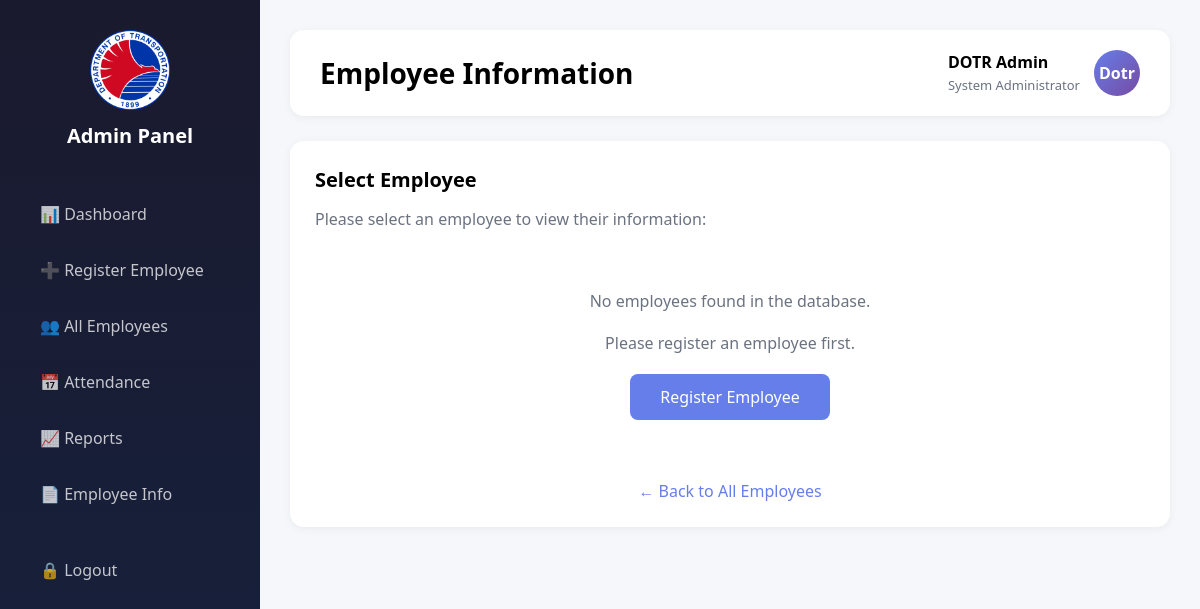
/admin/employee-info (signed in), run on an earlier commit of the app's database.
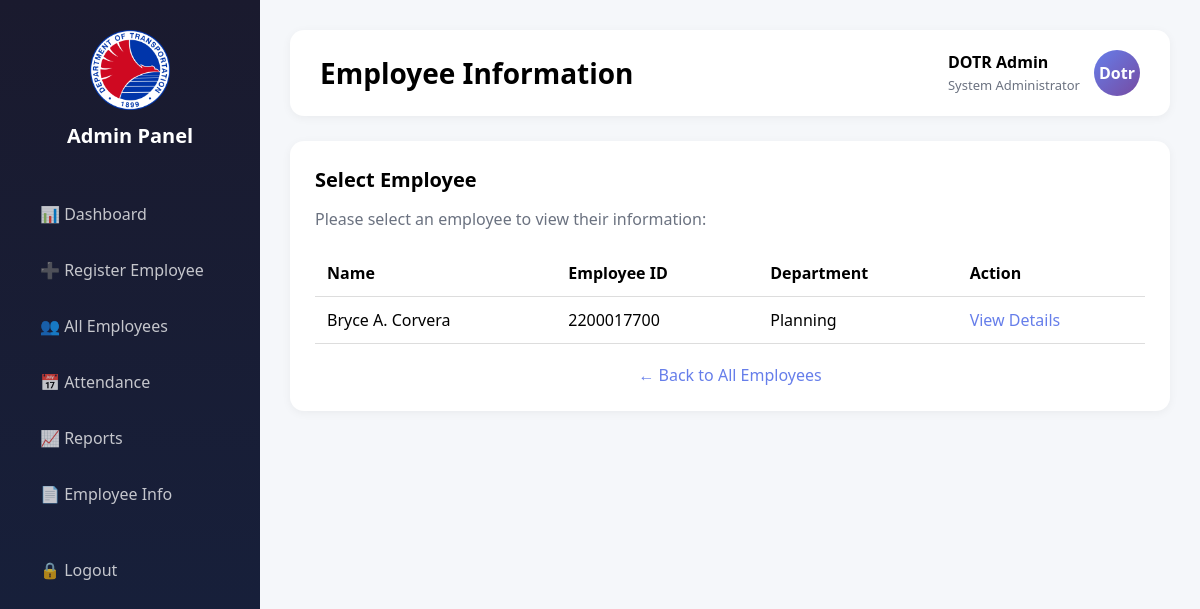
And on a later commit of the database.
### tables this page shows
CREATE TABLE employees (
    id INTEGER PRIMARY KEY AUTOINCREMENT,
    full_name TEXT,
    employee_code TEXT,
    department TEXT,
    position TEXT,
    status TEXT DEFAULT 'Active'
, address TEXT, place_of_birth TEXT, blood_type TEXT, date_of_birth TEXT, gender TEXT, civil_status TEXT, age INTEGER, contact_number TEXT, email TEXT, course TEXT, entity_office TEXT, bp_number TEXT, philhealth_number TEXT, pagibig_number TEXT, tin TEXT, id_number TEXT, salary_grade TEXT, basic_salary REAL, place_of_assignment TEXT, original_place_of_assignment TEXT, item_number TEXT, date_appointed TEXT, date_of_last_promotion TEXT, date_of_separation TEXT, employment_status TEXT, eligibility TEXT, created_at TIMESTAMP DEFAULT CURRENT_TIMESTAMP, photo_path TEXT);

### app.py (the view)
@app.route("/admin/employee-info")
@admin_required
def admin_employee_info():
    db = get_db()
    cur = db.cursor()
    employee_id = request.args.get("id")
    if employee_id:
        cur.execute("SELECT * FROM employees WHERE id=?", (employee_id,))
        employee = cur.fetchone()
        if employee:
            return render_template("admin/employee_info.html", employee=employee, employees=None)
    cur.execute("SELECT id, full_name, employee_code, department FROM employees ORDER BY full_name")
    employees = cur.fetchall()
    return render_template("admin/employee_info.html", employees=employees, employee=None)

### app.py (called while the page is built)
def get_db():
    if "db" not in g:
        g.db = sqlite3.connect(DATABASE)
        g.db.row_factory = sqlite3.Row
    return g.db

def admin_required(f):
    @wraps(f)
    def wrapper(*args, **kwargs):
        if not session.get("admin_logged_in"):
            return redirect(url_for("admin_login"))
        return f(*args, **kwargs)
    return wrapper

@app.after_request
def hide_server_header(response):
    response.headers['Server'] = 'SecureServer'
    return response

### templates/admin/employee_info.html (shortened to what the changed rows need)
{% extends "admin/base.html" %}
{% block content %}
<div class="section active">
  {% if employee %}
  <div class="employee-header-card">
    <div class="employee-header-pattern"></div>
    <div class="employee-header-content">
      <div class="employee-header-photo">
        {% if employee.photo_path %}
        <img src="{{ url_for('static', filename=employee.photo_path) }}"
             alt="{{ employee.full_name }}"
             class="employee-header-img">
        <div class="photo-overlay"></div>
        {% else %}
        <div class="employee-header-placeholder">
          <span class="placeholder-initials">{{ (employee.full_name or 'N/A')[0:2].upper() if employee.full_name else 'N/A' }}</span>
        </div>
        {% endif %}
        <div class="photo-status-indicator {% if employee.status == 'Active' %}active-indicator{% else %}inactive-indicator{% endif %}"></div>
      </div>
      <div class="employee-header-info">
        <div class="employee-name-wrapper">
          <h2 class="employee-name">{{ employee.full_name or 'N/A' }}</h2>
          <div class="employee-verified-badge">✓ Verified</div>
        </div>
        <div class="employee-header-meta">
          <span class="employee-id-badge">
            <svg width="16" height="16" viewBox="0 0 24 24" fill="none" stroke="currentColor" stroke-width="2">
              <path d="M12 2C6.48 2 2 6.48 2 12s4.48 10 10 10 10-4.48 10-10S17.52 2 12 2zm0 3c1.66 0 3 1.34 3 3s-1.34 3-3 3-3-1.34-3-3 1.34-3 3-3zm0 14.2c-2.5 0-4.71-1.28-6-3.22.03-1.99 4-3.08 6-3.08 1.99 0 5.97 1.09 6 3.08-1.29 1.94-3.5 3.22-6 3.22z"/>
            </svg>
            ID: {{ employee.employee_code or 'N/A' }}
          </span>
          <span class="badge-enhanced {% if employee.status == 'Active' %}active-badge{% else %}inactive-badge{% endif %}">
            <span class="badge-dot"></span>
            {{ employee.status or 'Active' }}
          </span>
        </div>
        <div class="employee-header-details">
          <div class="header-detail-item">
            <svg width="18" height="18" viewBox="0 0 24 24" fill="none" stroke="currentColor" stroke-width="2">
              <path d="M20 21v-2a4 4 0 0 0-4-4H8a4 4 0 0 0-4 4v2"></path>
              <circle cx="12" cy="7" r="4"></circle>
            </svg>
            <div>
              <span class="detail-label">Position</span>
              <span class="detail-value">{{ employee.position or 'N/A' }}</span>
            </div>
          </div>
          <div class="header-detail-item">
            <svg width="18" height="18" viewBox="0 0 24 24" fill="none" stroke="currentColor" stroke-width="2">
              <rect x="3" y="4" width="18" height="18" rx="2" ry="2"></rect>
              <line x1="16" y1="2" x2="16" y2="6"></line>
              <line x1="8" y1="2" x2="8" y2="6"></line>
              <line x1="3" y1="10" x2="21" y2="10"></line>
            </svg>
            <div>
              <span class="detail-label">Department</span>
              <span class="detail-value">{{ employee.department or 'N/A' }}</span>
            </div>
          </div>
        </div>
      </div>
    </div>
  </div>
  <div class="employee-info-grid">
    <div class="info-card enhanced-card">
      <div class="info-card-header personal-header">
        <div class="card-icon-wrapper personal-icon">
          <svg width="24" height="24" viewBox="0 0 24 24" fill="none" stroke="currentColor" stroke-width="2">
            <path d="M20 21v-2a4 4 0 0 0-4-4H8a4 4 0 0 0-4 4v2"></path>
            <circle cx="12" cy="7" r="4"></circle>
          </svg>
        </div>
        <h5>Personal Information</h5>
      </div>
      <div class="info-card-body">
        <div class="info-item">
          <span class="info-label">Full Name</span>
          <span class="info-value">{{ employee.full_name or 'N/A' }}</span>
        </div>
        <div class="info-item">
          <span class="info-label">Employee ID</span>
          <span class="info-value">{{ employee.employee_code or 'N/A' }}</span>
        </div>
        <div class="info-item">
          <span class="info-label">Gender</span>
          <span class="info-value">{{ employee.gender or 'N/A' }}</span>
        </div>
        <div class="info-item">
          <span class="info-label">Civil Status</span>
          <span class="info-value">{{ employee.civil_status or 'N/A' }}</span>
        </div>
        <div class="info-item">
          <span class="info-label">Date of Birth</span>
          <span class="info-value">{{ employee.date_of_birth or 'N/A' }}</span>
        </div>
        <div class="info-item">
          <span class="info-label">Age</span>
          <span class="info-value">{{ employee.age or 'N/A' }}</span>
        </div>
        <div class="info-item">
          <span class="info-label">Blood Type</span>
          <span class="info-value">{{ employee.blood_type or 'N/A' }}</span>
        </div>
        <div class="info-item">
          <span class="info-label">Address</span>
          <span class="info-value">{{ employee.address or 'N/A' }}</span>
        </div>
        <div class="info-item">
          <span class="info-label">Place of Birth</span>
          <span class="info-value">{{ employee.place_of_birth or 'N/A' }}</span>
        </div>
      </div>
    </div>
    <div class="info-card enhanced-card">
      <div class="info-card-header employment-header">
        <div class="card-icon-wrapper employment-icon">
          <svg width="24" height="24" viewBox="0 0 24 24" fill="none" stroke="currentColor" stroke-width="2">
            <rect x="2" y="7" width="20" height="14" rx="2" ry="2"></rect>
            <path d="M16 21V5a2 2 0 0 0-2-2h-4a2 2 0 0 0-2 2v16"></path>
          </svg>
        </div>
        <h5>Employment Information</h5>
      </div>
      <div class="info-card-body">
        <div class="info-item">
          <span class="info-label">Position</span>
          <span class="info-value">{{ employee.position or 'N/A' }}</span>
        </div>
        <div class="info-item">
          <span class="info-label">Department</span>
          <span class="info-value">{{ employee.department or 'N/A' }}</span>
        </div>
        <div class="info-item">
          <span class="info-label">Employment Status</span>
          <span class="info-value">{{ employee.employment_status or 'N/A' }}</span>
        </div>
        <div class="info-item">
          <span class="info-label">Place of Assignment</span>
          <span class="info-value">{{ employee.place_of_assignment or 'N/A' }}</span>
        </div>
        <div class="info-item">
          <span class="info-label">Original Place of Assignment</span>
          <span class="info-value">{{ employee.original_place_of_assignment or 'N/A' }}</span>
        </div>
        <div class="info-item">
          <span class="info-label">Date Appointed</span>
          <span class="info-value">{{ employee.date_appointed or 'N/A' }}</span>
        </div>
        <div class="info-item">
          <span class="info-label">Date of Last Promotion</span>
          <span class="info-value">{{ employee.date_of_last_promotion or 'N/A' }}</span>
        </div>
        <div class="info-item">
          <span class="info-label">Date of Separation</span>
          <span class="info-value">{{ employee.date_of_separation or 'N/A' }}</span>
        </div>
        <div class="info-item">
          <span class="info-label">Eligibility</span>
          <span class="info-value">{{ employee.eligibility or 'N/A' }}</span>
        </div>
      </div>
    </div>
    <div class="info-card enhanced-card">
      <div class="info-card-header salary-header">
        <div class="card-icon-wrapper salary-icon">
          <svg width="24" height="24" viewBox="0 0 24 24" fill="none" stroke="currentColor" stroke-width="2">
            <line x1="12" y1="1" x2="12" y2="23"></line>
            <path d="M17 5H9.5a3.5 3.5 0 0 0 0 7h5a3.5 3.5 0 0 1 0 7H6"></path>
          </svg>
        </div>
        <h5>Salary Information</h5>
      </div>
      <div class="info-card-body">
        <div class="info-item">
          <span class="info-label">Salary Grade</span>
          <span class="info-value">{{ employee.salary_grade or 'N/A' }}</span>
        </div>
        <div class="info-item">
          <span class="info-label">Basic Salary</span>
          <span class="info-value salary-value">{% if employee.basic_salary %}₱{{ "%.2f"|format(employee.basic_salary) }}{% else %}N/A{% endif %}</span>
        </div>
        <div class="info-item">
          <span class="info-label">Item Number</span>
          <span class="info-value">{{ employee.item_number or 'N/A' }}</span>
        </div>
      </div>
    </div>
    <div class="info-card enhanced-card">
      <div class="info-card-header contact-header">
        <div class="card-icon-wrapper contact-icon">
          <svg width="24" height="24" viewBox="0 0 24 24" fill="none" stroke="currentColor" stroke-width="2">
            <path d="M22 16.92v3a2 2 0 0 1-2.18 2 19.79 19.79 0 0 1-8.63-3.07 19.5 19.5 0 0 1-6-6 19.79 19.79 0 0 1-3.07-8.67A2 2 0 0 1 4.11 2h3a2 2 0 0 1 2 1.72 12.84 12.84 0 0 0 .7 2.81 2 2 0 0 1-.45 2.11L8.09 9.91a16 16 0 0 0 6 6l1.27-1.27a2 2 0 0 1 2.11-.45 12.84 12.84 0 0 0 2.81.7A2 2 0 0 1 22 16.92z"></path>
            <path d="M12 2v20M2 12h20"></path>
          </svg>
        </div>
        <h5>Contact & Education</h5>
      </div>
      <div class="info-card-body">
        <div class="info-item">
          <span class="info-label">Contact Number</span>
          <span class="info-value">{{ employee.contact_number or 'N/A' }}</span>
        </div>
        <div class="info-item">
          <span class="info-label">Email</span>
          <span class="info-value">{{ employee.email or 'N/A' }}</span>
        </div>
        <div class="info-item">
          <span class="info-label">Course</span>
          <span class="info-value">{{ employee.course or 'N/A' }}</span>
        </div>
        <div class="info-item">
          <span class="info-label">Entity / Office</span>
          <span class="info-value">{{ employee.entity_office or 'N/A' }}</span>
        </div>
      </div>
    </div>
    <div class="info-card enhanced-card">
      <div class="info-card-header government-header">
        <div class="card-icon-wrapper government-icon">
          <svg width="24" height="24" viewBox="0 0 24 24" fill="none" stroke="currentColor" stroke-width="2">
            <path d="M3 9l9-7 9 7v11a2 2 0 0 1-2 2H5a2 2 0 0 1-2-2z"></path>
            <polyline points="9 22 9 12 15 12 15 22"></polyline>
          </svg>
        </div>
        <h5>Government Numbers</h5>
      </div>
      <div class="info-card-body">
        <div class="info-item">
          <span class="info-label">TIN</span>
          <span class="info-value">{{ employee.tin or 'N/A' }}</span>
        </div>
        <div class="info-item">
          <span class="info-label">PhilHealth Number</span>
          <span class="info-value">{{ employee.philhealth_number or 'N/A' }}</span>
        </div>
        <div class="info-item">
          <span class="info-label">Pag-IBIG Number</span>
          <span class="info-value">{{ employee.pagibig_number or 'N/A' }}</span>
        </div>
        <div class="info-item">
          <span class="info-label">BP Number</span>
          <span class="info-value">{{ employee.bp_number or 'N/A' }}</span>
        </div>
        <div class="info-item">
          <span class="info-label">ID Number</span>
          <span class="info-value">{{ employee.id_number or 'N/A' }}</span>
        </div>
      </div>
    </div>
    <div class="info-card enhanced-card">
      <div class="info-card-header system-header">
        <div class="card-icon-wrapper system-icon">
          <svg width="24" height="24" viewBox="0 0 24 24" fill="none" stroke="currentColor" stroke-width="2">
            <circle cx="12" cy="12" r="3"></circle>
            <path d="M12 1v6m0 6v6M5.64 5.64l4.24 4.24m4.24 4.24l4.24 4.24M1 12h6m6 0h6M5.64 18.36l4.24-4.24m4.24-4.24l4.24-4.24"></path>
          </svg>
        </div>
        <h5>System Information</h5>
      </div>
      <div class="info-card-body">
        <div class="info-item">
          <span class="info-label">Status</span>
          <span class="info-value">
            <span class="badge {% if employee.status == 'Active' %}active-b{% else %}present{% endif %}">
              {{ employee.status or 'Active' }}
            </span>
          </span>
        </div>
        <div class="info-item">
          <span class="info-label">Created At</span>
          <span class="info-value">{{ employee.created_at or 'N/A' }}</span>
        </div>
      </div>
    </div>
  </div>
  <div class="employee-actions">
    <a href="{{ url_for('admin_reports') }}?employee_id={{ employee.id }}"
       class="action-btn action-btn-secondary">
      📊 View DTR
    </a>
    <a href="{{ url_for('edit_employee', employee_id=employee.id) }}"
       class="action-btn action-btn-edit">
      ✏️ Edit Employee
    </a>
    <form method="POST" action="{{ url_for('delete_employee', employee_id=employee.id) }}"
          class="action-btn-form"
          onsubmit="return confirm('Are you sure you want to delete {{ employee.full_name }}? This action cannot be undone!');">
      <button type="submit" class="action-btn action-btn-delete">
        🗑️ Delete Employee
      </button>
    </form>
    <a href="{{ url_for('admin_employees') }}"
       class="action-btn action-btn-secondary">
      ← Back to Employees
    </a>
  </div>
  {% elif employees is defined %}
  <div class="card">
    {% if employees|length > 0 %}
    <table class="table">
      <thead>
        <tr>
          <th>Name</th>
          <th>Employee ID</th>
          <th>Department</th>
          <th>Action</th>
        </tr>
      </thead>
      <tbody>
        {% for emp in employees %}
        <tr>
          <td>{{ emp.full_name or 'N/A' }}</td>
          <td>{{ emp.employee_code or 'N/A' }}</td>
          <td>{{ emp.department or 'N/A' }}</td>
          <td>
            <a href="{{ url_for('admin_employee_info') }}?id={{ emp.id }}"
               style="color: #667eea; text-decoration: none; font-weight: 500;">
              View Details
            </a>
          </td>
        </tr>
        {% endfor %}
      </tbody>
    </table>
    {% else %}
    <div style="text-align: center; padding: 40px; color: #6b7280;">
      <p style="margin-bottom: 20px;">No employees found in the database.</p>
      <p style="margin-bottom: 20px;">Please register an employee first.</p>
      <a href="{{ url_for('admin_register') }}"
         style="display: inline-block; padding: 12px 30px; background: #667eea; color: white; text-decoration: none; border-radius: 8px; font-weight: 500;">
        Register Employee
      </a>
    </div>
    {% endif %}
  </div>
  {% endif %}
</div>
{% endblock %}

What changed in the data, as far as the page shows it:
added employees: full_name "Bryce A. Corvera", employee_code "2200017700", department "Planning"
Also different on the page:
text no longer shown: "No employees found in the database. Please register an employee first. Register Employee"
text now shown: "Name Employee ID Department Action"
